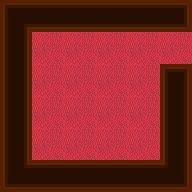

The image is a tile-based game level rendered from a .tmx file. Its description and source (layers, tilesets, objects; grid data summarised) follow:
An orthogonal 6x6 tile map with 32x32 px tiles, 2 tile layers (moquette, Calque de Tile 1), 1 hidden layer not drawn, 3 tilesets and 1 object (PlayerEntity).

<map version="1.0" orientation="orthogonal" width="6" height="6" tilewidth="32" tileheight="32" backgroundcolor="#000000">
 <tileset firstgid="1" name="min" tilewidth="32" tileheight="32">
  <image source="../tilesets/walls.png" width="256" height="192" />
 </tileset>
 <tileset firstgid="49" name="meta" tilewidth="32" tileheight="32">
  <image source="../tilesets/metaset2.png" width="128" height="96" />
  <tile id="0">
   <properties>
    <property name="type" value="wall" />
   </properties>
  </tile>
  <tile id="1">
   <properties>
    <property name="type" value="box" />
   </properties>
  </tile>
  <tile id="3">
   <properties>
    <property name="type" value="trap" />
   </properties>
  </tile>
 </tileset>
 <tileset firstgid="61" name="moquette" tilewidth="32" tileheight="32">
  <image source="../tilesets/moquette.png" width="96" height="192" />
 </tileset>
 <layer name="moquette" width="6" height="6">
  <data>[36 cells, 36 non-empty, 1 distinct tile ids]</data>
 </layer>
 <layer name="Calque de Tile 1" width="6" height="6">
  <data>[36 cells, 36 non-empty, 8 distinct tile ids]</data>
 </layer>
 <layer name="meta" width="6" height="6" visible="0">
  <data>[36 cells, 30 non-empty, 3 distinct tile ids]</data>
 </layer>
 <objectgroup color="#68bd17" name="Player" width="12" height="12">
  <object name="PlayerEntity" x="160" y="32" width="32" height="32">
   <properties>
    <property name="image" value="character" />
    <property name="spriteheight" value="32" />
    <property name="spritewidth" value="32" />
   </properties>
  </object>
 </objectgroup>
</map>
